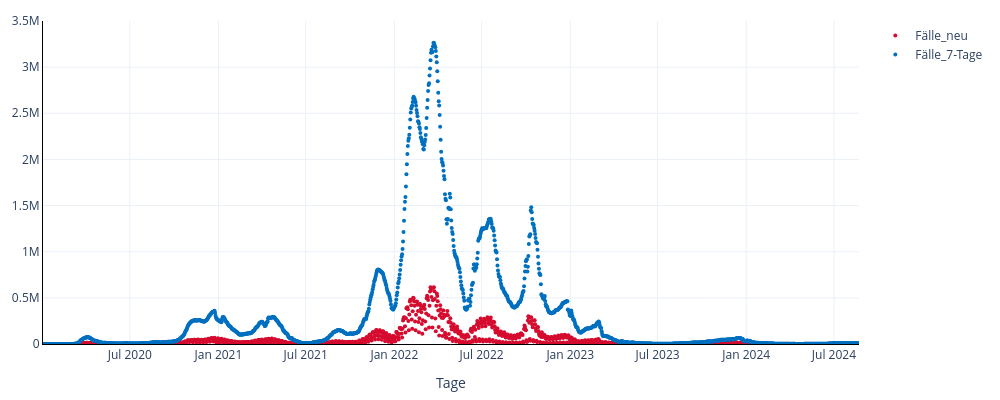

Here is the notebook cell this chart was saved with:
### Markdown cell above
<hr style="border:solid #000000 1px;height:1px;">

#### Beispiel 1.2
__Beispiel eines digitalen Filters__
<br/>
Während der Pandemiezeit war es schwierig, die Infektionswellen nur mit täglichen Daten zu erkennen. Eine rollierende Summe von 7 Tagen wurde verwendet, um die Daten zu „filtern“ und eine leichter zu erkennende Grafik zu erstellen. <br><br>
Daten-Quelle: obert Koch-Institut https://zenodo.org/records/13358115

### Code cell
import pandas as pd
import numpy as np
import plotly.graph_objects as go

# Read the csv data
df = pd.read_csv('data/COVID-19-Faelle_7-Tage-Inzidenz_Deutschland.csv', usecols=['Meldedatum', 'Faelle_neu'])

# Sum the daily data
df = df.groupby('Meldedatum').sum().reset_index()

# Define the impulse response (7 Tage Rolling Sum)
h = [1, 1, 1, 1, 1, 1, 1]

# Execute the convolutional sum (fiter the noise signal)
df['Faelle_7-Tage'] = np.convolve(df['Faelle_neu'], h)[:len(df['Faelle_neu'])]

# Plot (time-domain)
fig = go.Figure()
fig.add_trace(go.Scatter(x=df['Meldedatum'], y=df['Faelle_neu'], mode='markers', marker=dict(size=4, color='#D50C2F'), name='Fälle_neu'))
fig.add_trace(go.Scatter(x=df['Meldedatum'], y=df['Faelle_7-Tage'], mode='markers', marker=dict(size=4, color='#0070C0'), name='Fälle_7-Tage'))
fig.update_layout(
    template='plotly_white',
    xaxis = dict(title_text='Tage'),
    margin=dict(l=20, r=20, t=20, b=20),
    yaxis_range=[0,3.5E6],
    xaxis_range=["2020-01-03","2024-08-22"],
    **layout_default_kwargs
)

axes_kwargs = {
    "showline": True,
    "linewidth": 1,
    "linecolor": "black"
}
fig.update_xaxes(**axes_kwargs)
fig.update_yaxes(**axes_kwargs)

fig.show()

### Figure 1 — Plotly figure (JSON) as saved in the notebook; plotly's stock layout.template omitted (floating-point values rounded to 4 significant figures; data arrays with more than 128 entries replaced by an {"elided": "..."} marker saying what was removed)
{"data": [{"marker": {"color": "#D50C2F", "size": 4}, "mode": "markers", "name": "Fälle_neu", "type": "scatter", "x": {"elided": "1694 str values"}, "y": {"elided": "1694 int values"}}, {"marker": {"color": "#0070C0", "size": 4}, "mode": "markers", "name": "Fälle_7-Tage", "type": "scatter", "x": {"elided": "1694 str values"}, "y": {"elided": "1694 int values"}}], "layout": {"height": 400, "margin": {"b": 20, "l": 20, "r": 20, "t": 20}, "width": 1000, "xaxis": {"linecolor": "black", "linewidth": 1, "range": ["2020-01-03", "2024-08-22"], "showline": true, "title": {"text": "Tage"}}, "yaxis": {"linecolor": "black", "linewidth": 1, "range": [0, 3500000], "showline": true}}}
